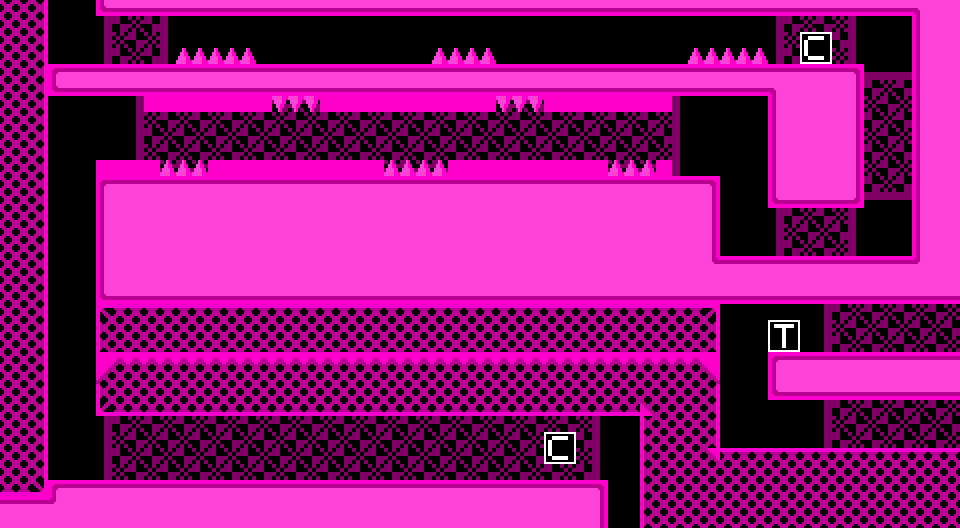

A 2D game scene composited from a Tiled map and its tileset images. What follows is a short description and the map's XML, with each tile layer's data collapsed to a summary:
An orthogonal 60x33 tile map with 16x16 px tiles, 6 tile layers (BackG, Solid, Spikes, ForeG, ...), 2 tilesets and 1 object.

<map version="1.9" tiledversion="1.9.2" orientation="orthogonal" renderorder="right-down" width="60" height="33" tilewidth="16" tileheight="16" infinite="0" nextlayerid="12" nextobjectid="3">
 <tileset firstgid="1" source="24c Block Tileset (v0.1).tsx" />
 <tileset firstgid="5185" source="24c Interactives - MapBlocks.tsx" />
 <layer id="3" name="BackG" width="60" height="33">
  <data>[1980 cells, 911 non-empty, 8 distinct tile ids]</data>
 </layer>
 <layer id="1" name="Solid" width="60" height="33">
  <data>[1980 cells, 1159 non-empty, 26 distinct tile ids]</data>
 </layer>
 <layer id="6" name="Spikes" width="60" height="33">
  <data>[1980 cells, 30 non-empty, 2 distinct tile ids]</data>
 </layer>
 <layer id="4" name="ForeG" width="60" height="33">
  <data>[1980 cells, 117 non-empty, 6 distinct tile ids]</data>
 </layer>
 <layer id="7" name="Properties/Misc" width="60" height="33">
  <properties>
   <property name="additionalTitle" value="Indeed." />
   <property name="bgCol" type="color" value="#ff03004f" />
   <property name="bgCol2" type="color" value="#ff00093d" />
   <property name="bgHorizontal" type="bool" value="false" />
   <property name="bgVertical" type="bool" value="false" />
   <property name="levelTitle" value="Such pink." />
   <property name="loopDown" type="bool" value="false" />
   <property name="loopLeft" type="bool" value="false" />
   <property name="loopRight" type="bool" value="false" />
   <property name="loopUp" type="bool" value="false" />
  </properties>
  <data>[1980 cells, 0 non-empty, 0 distinct tile ids]</data>
 </layer>
 <layer id="10" name="Interactables" width="60" height="33">
  <data>[1980 cells, 3 non-empty, 2 distinct tile ids]</data>
 </layer>
 <objectgroup id="11" name="Object Interactables">
  <object id="2" gid="5190" x="608" y="528" width="32" height="32">
   <properties>
    <property name="Script_ (.ccc)" value="fastPace3.ccc" />
   </properties>
  </object>
 </objectgroup>
</map>
